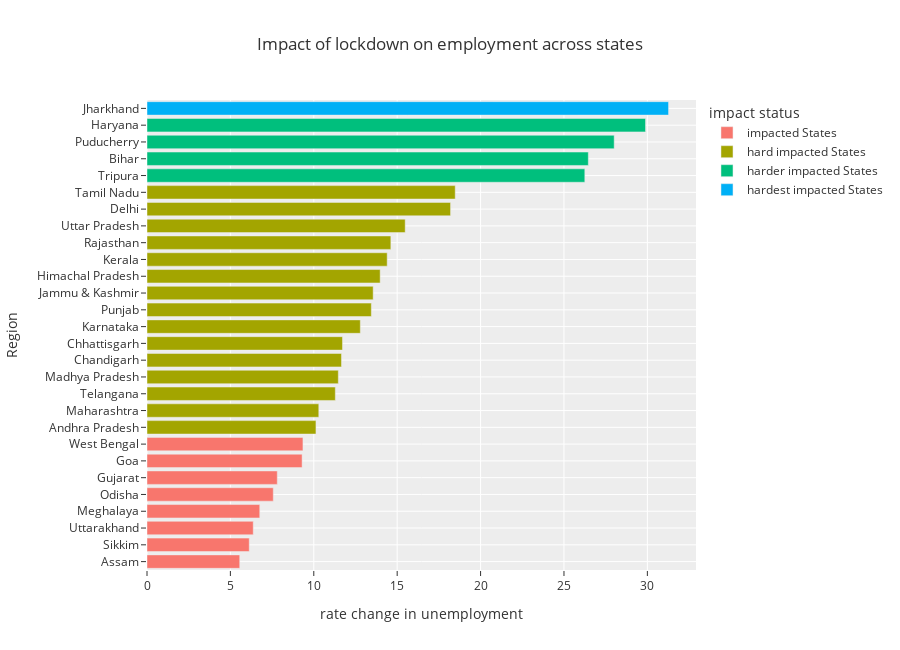

Notebook cell for this chart:
### Code cell
fig = px.bar(plot_per, y='Region',x='rate change in unemployment',color='impact status',
            title='Impact of lockdown on employment across states',template='ggplot2',height=650)


fig.show()

### Figure 1 — Plotly figure (JSON) as saved in the notebook; plotly's stock layout.template omitted (floating-point values rounded to 4 significant figures)
{"data": [{"alignmentgroup": "True", "hovertemplate": "impact status=impacted States<br>rate change in unemployment=%{x}<br>Region=%{y}<extra></extra>", "legendgroup": "impacted States", "marker": {"color": "#F8766D", "pattern": {"shape": ""}}, "name": "impacted States", "offsetgroup": "impacted States", "orientation": "h", "showlegend": true, "textposition": "auto", "type": "bar", "x": [5.56, 6.13, 6.37, 6.76, 7.57, 7.81, 9.3, 9.35], "xaxis": "x", "y": ["Assam", "Sikkim", "Uttarakhand", "Meghalaya", "Odisha", "Gujarat", "Goa", "West Bengal"], "yaxis": "y"}, {"alignmentgroup": "True", "hovertemplate": "impact status=hard impacted States<br>rate change in unemployment=%{x}<br>Region=%{y}<extra></extra>", "legendgroup": "hard impacted States", "marker": {"color": "#A3A500", "pattern": {"shape": ""}}, "name": "hard impacted States", "offsetgroup": "hard impacted States", "orientation": "h", "showlegend": true, "textposition": "auto", "type": "bar", "x": [10.13, 10.3, 11.29, 11.47, 11.66, 11.72, 12.79, 13.45, 13.56, 13.98, 14.4, 14.62, 15.48, 18.2, 18.48], "xaxis": "x", "y": ["Andhra Pradesh", "Maharashtra", "Telangana", "Madhya Pradesh", "Chandigarh", "Chhattisgarh", "Karnataka", "Punjab", "Jammu & Kashmir", "Himachal Pradesh", "Kerala", "Rajasthan", "Uttar Pradesh", "Delhi", "Tamil Nadu"], "yaxis": "y"}, {"alignmentgroup": "True", "hovertemplate": "impact status=harder impacted States<br>rate change in unemployment=%{x}<br>Region=%{y}<extra></extra>", "legendgroup": "harder impacted States", "marker": {"color": "#00BF7D", "pattern": {"shape": ""}}, "name": "harder impacted States", "offsetgroup": "harder impacted States", "orientation": "h", "showlegend": true, "textposition": "auto", "type": "bar", "x": [26.25, 26.46, 28.01, 29.89], "xaxis": "x", "y": ["Tripura", "Bihar", "Puducherry", "Haryana"], "yaxis": "y"}, {"alignmentgroup": "True", "hovertemplate": "impact status=hardest impacted States<br>rate change in unemployment=%{x}<br>Region=%{y}<extra></extra>", "legendgroup": "hardest impacted States", "marker": {"color": "#00B0F6", "pattern": {"shape": ""}}, "name": "hardest impacted States", "offsetgroup": "hardest impacted States", "orientation": "h", "showlegend": true, "textposition": "auto", "type": "bar", "x": [31.27], "xaxis": "x", "y": ["Jharkhand"], "yaxis": "y"}], "layout": {"barmode": "relative", "height": 650, "legend": {"title": {"text": "impact status"}, "tracegroupgap": 0}, "title": {"text": "Impact of lockdown on employment across states"}, "xaxis": {"anchor": "y", "domain": [0, 1], "title": {"text": "rate change in unemployment"}}, "yaxis": {"anchor": "x", "domain": [0, 1], "title": {"text": "Region"}}}}
